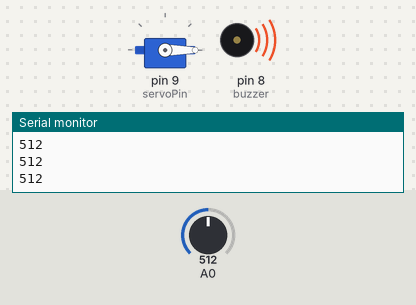
Bench run of a sketch on a simulated Arduino Uno, built with avr-gcc and run on an emulated ATmega328P. On the bench: servo, buzzer (waves = sounding, pin HIGH), the last lines printed to the serial monitor. The test bench sets the inputs (shaded band); at power-on: A0 = 512.

Above: at 2.2 s.
2.3 s: A0 set to 985
3.8 s: A0 set to 1012
At 4.2 s:
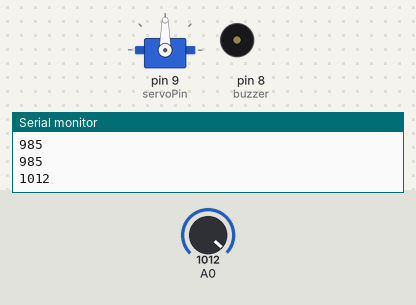
5.3 s: A0 set to 990
At 6.9 s:
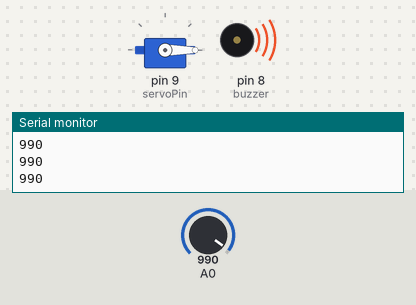
7.3 s: A0 set to 1010
At 8.0 s:
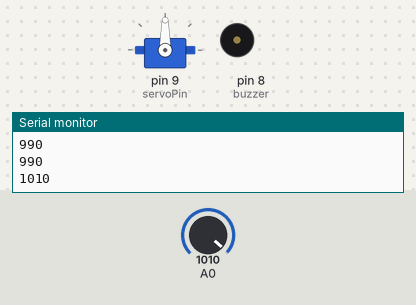
Timing chart, 0 to 9.8 s (numbered marks = the images above; inputs shaded):
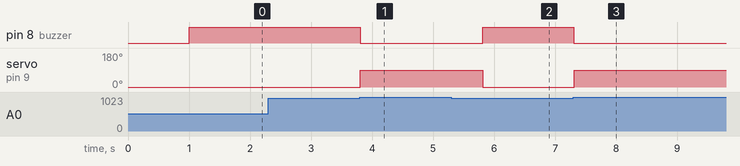

Measured:
- the behaviour switches between 999 and 1000 on A0 (found by bisection; images 0 and 1)
- after the input at 3.8 s, pin 8 (buzzer): HIGH → LOW at once; servo on pin 9 (servoPin): 0° → 90° at once
- after the input at 5.3 s, pin 8 (buzzer): LOW → HIGH after 0.51 s; servo on pin 9 (servoPin): 90° → 0° after 0.51 s
- after the input at 7.3 s, pin 8 (buzzer): HIGH → LOW at once; servo on pin 9 (servoPin): 0° → 90° at once

The sketch:

LDR.ino
```cpp
#include <Servo.h>

Servo servo;

const byte buzzer = 8;
const byte servoPin = 9;
void setup() {
  Serial.begin(9600);
  servo.attach(servoPin);
  pinMode(buzzer, OUTPUT);
  digitalWrite(buzzer, LOW);
  servo.write(0);
  delay(1000);
}
int ldrValue;
void loop() {
  ldrValue = analogRead(A0);
  Serial.println(ldrValue);
  if (ldrValue < 1000)
  {
    digitalWrite(buzzer, HIGH);
    servo.write(0);

  }
  else
  {
    digitalWrite(buzzer, LOW);
    servo.write(90);
    delay(1000);
   }
}
```
